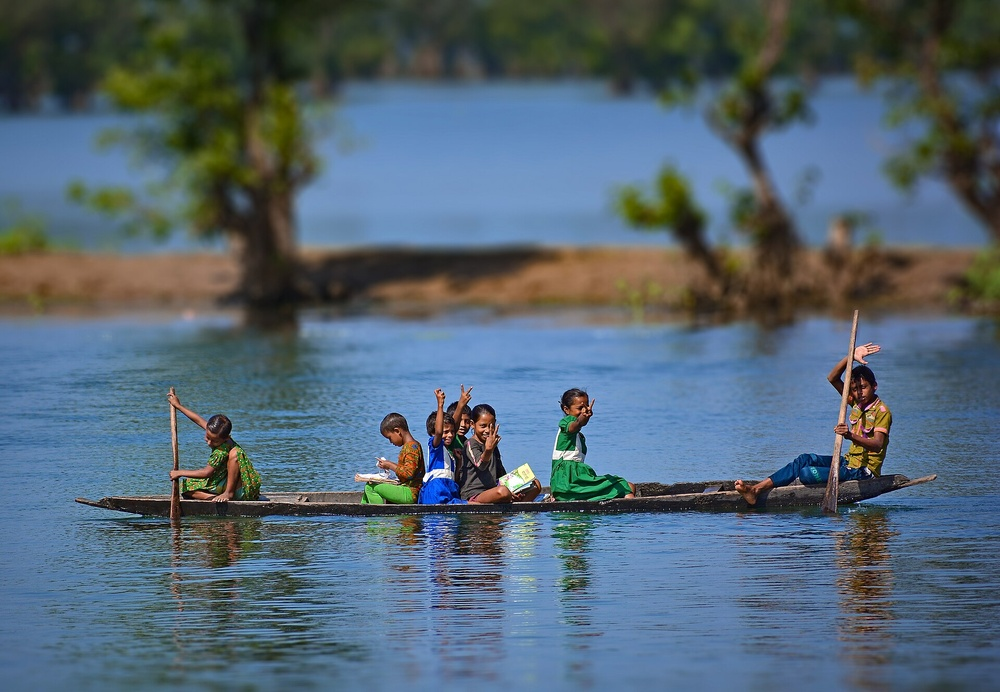
#> input picture lab2/boat.jpg, 1000 x 692 px, shrunk from 1920 x 1328 before the run
$ python histogram_equalization.py
#> lines starting #> are read from the running program, lines starting #| are printed output that depends on the picture
import cv2
import numpy as np
import matplotlib.pyplot as plt


def calculate_histogram(channel):
    histogram = [0] * 256
    height = channel.shape[0]
    width = channel.shape[1]

    for row in range(height):
        for column in range(width):
            intensity = int(channel[row, column])
            histogram[intensity] += 1
    return histogram

def calculate_pdf(histogram, total_pixels):
    pdf = [0.0]*256
    for intensity in range(256):
        pdf[intensity] = histogram[intensity] / total_pixels
    return pdf

def calculate_cdf(pdf):
    cdf = [0.0]*256
    cp = 0.0
    for intensity in range(256):
        cp += pdf[intensity]
        cdf[intensity] = cp
    return cdf

def create_transformation(cdf):
    transformation = [0]*256
    for intensity in range(256):
        new_intensity = round(255 * cdf[intensity])
        if new_intensity < 0:
            new_intensity = 0
        elif new_intensity > 255:
            new_intensity = 255
        transformation[intensity] = new_intensity
    return transformation

def apply_transformation(channel, transformation):
    height = channel.shape[0]
    width = channel.shape[1]
    equalized_channel = np.zeros((height, width), dtype=np.uint8)

    for row in range(height):
        for column in range(width):
            old_intensity = int(channel[row, column])
            equalized_channel[row, column] = transformation[old_intensity]

    return equalized_channel

def equalize_channel(channel):
    height = channel.shape[0]
    width = channel.shape[1]
    total_pixels = height * width

    histogram = calculate_histogram(channel)
    pdf = calculate_pdf(histogram, total_pixels)
    cdf = calculate_cdf(pdf)
    transformation = create_transformation(cdf)

    equalized_channel = apply_transformation(channel, transformation)

    return equalized_channel, histogram, pdf, cdf


image_bgr = cv2.imread("boat.jpg")
#> image_bgr is the input picture: shape (692, 1000, 3); mean B, G, R 115.3, 101.5, 83.7

if image_bgr is None:
    raise FileNotFoundError("boat.jpg could not be found.")

image_rgb = cv2.cvtColor(image_bgr, cv2.COLOR_BGR2RGB)

red_channel = image_rgb[:, :, 0]
green_channel = image_rgb[:, :, 1]
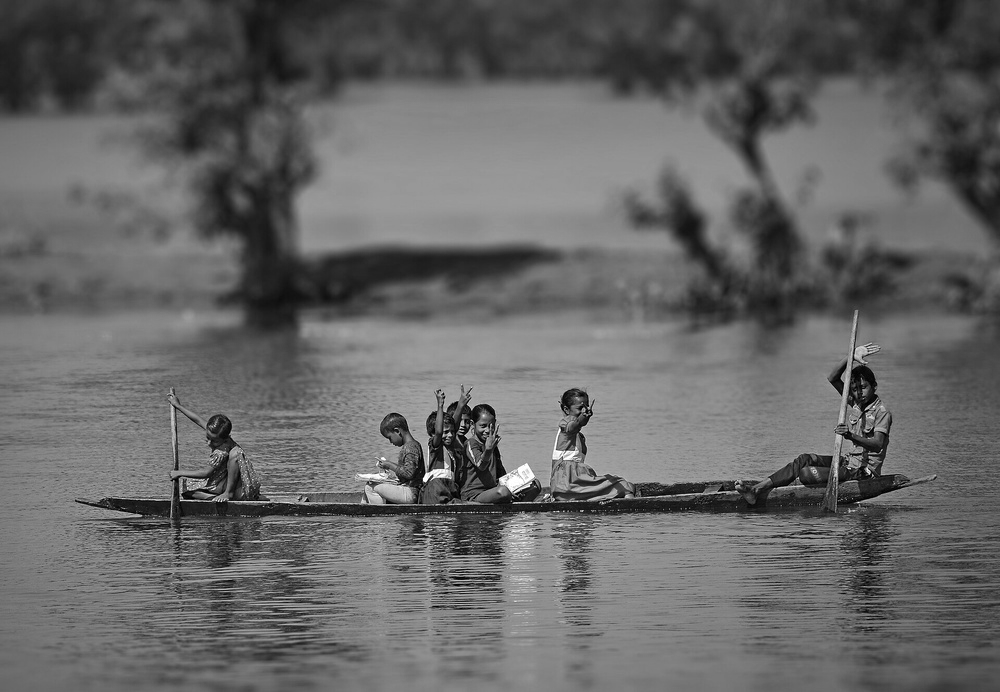
#> green_channel: shape (692, 1000); min 0, max 255, mean 101.5
blue_channel = image_rgb[:, :, 2]
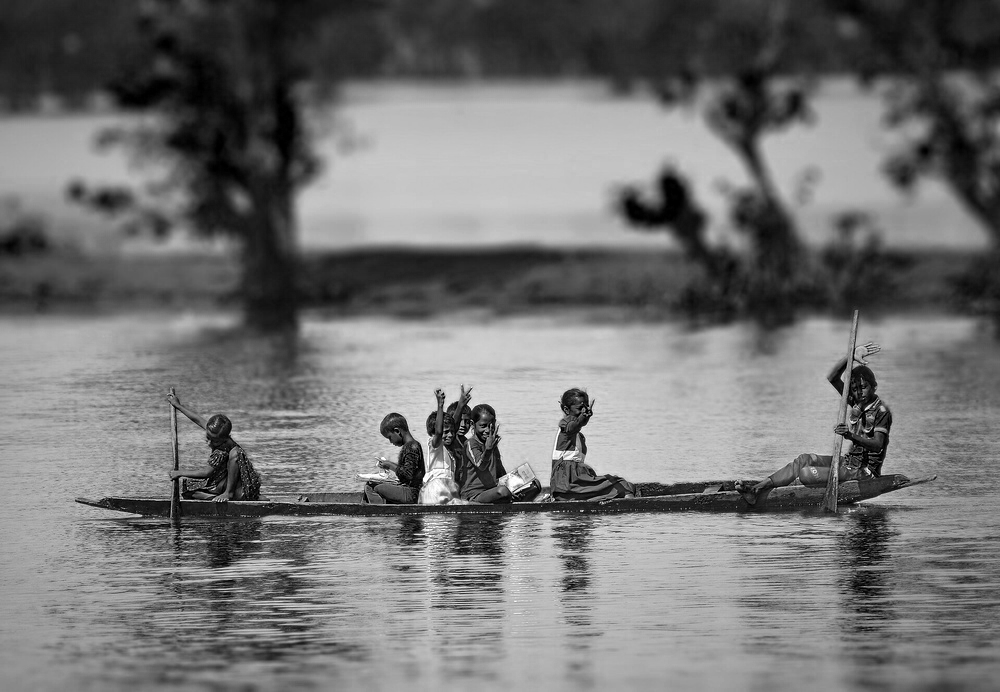
#> blue_channel: shape (692, 1000); min 0, max 255, mean 115.3

equalized_red, red_hist, red_pdf, red_cdf = equalize_channel(red_channel)
#> after the loop in calculate_histogram, `for row in range(height):`: histogram = 256 values, max 11906 at index 92, min 28 at index 237, mean 2703.1
#> after the loop in calculate_pdf, `for intensity in range(256):`: pdf = 256 values, max 0.0172 at index 92, min 4.05e-05 at index 237, mean 0.00391
#> the loop in calculate_cdf, `for intensity in range(256):` made 256 passes
#> cp on passes 1 to 3: 0.0021, 0.00241, 0.00271
#> after the loop in calculate_cdf, `for intensity in range(256):`: cdf = 256 values from 0.0021 to 1; cp = 1
#> in equalize_channel, `cdf = calculate_cdf(pdf)`: cdf = 256 values from 0.0021 to 1
#> the loop in create_transformation, `for intensity in range(256):` made 256 passes
#> after the loop in create_transformation, `for intensity in range(256):`: transformation = 256 values from 1 to 255
#> after the loop in apply_transformation, `for row in range(height):`:
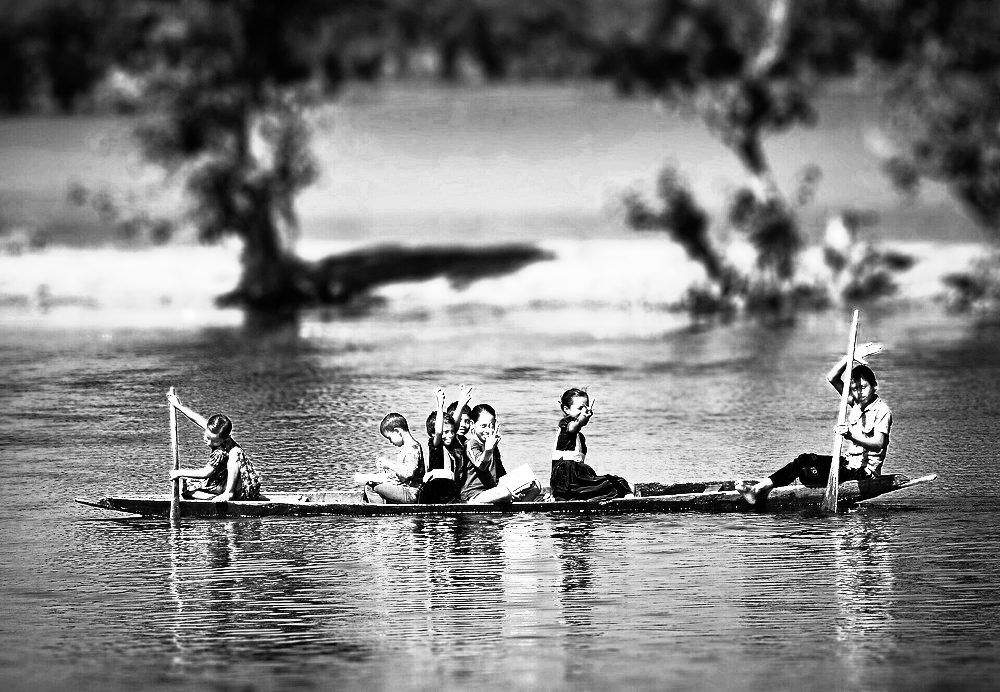
#> equalized_channel: shape (692, 1000); min 1, max 255, mean 128.8
#> red_hist has the same summary as histogram in calculate_histogram; red_pdf has the same summary as pdf in calculate_pdf; red_cdf = 256 values from 0.0021 to 1

equalized_green, green_hist, green_pdf, green_cdf = equalize_channel(green_channel)
#> the loop in calculate_cdf (call 2), `for intensity in range(256):` made 256 passes
#> cp on passes 1 to 3: 0.00026, 0.000371, 0.000497
#> the loop in create_transformation (call 2), `for intensity in range(256):` made 256 passes
#> after the loop in apply_transformation (call 2), `for row in range(height):`:
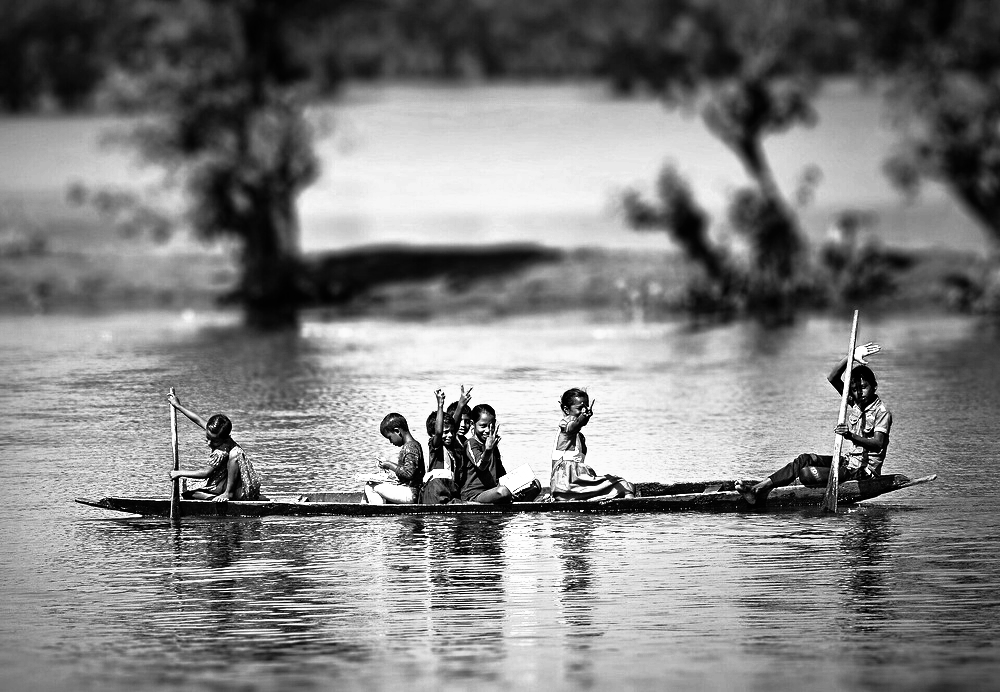
#> equalized_channel: shape (692, 1000); min 0, max 255, mean 128.5
#> green_hist = 256 values, max 8556 at index 134, min 9 at index 242, mean 2703.1; green_pdf = 256 values, max 0.0124 at index 134, min 1.3e-05 at index 242, mean 0.00391; green_cdf = 256 values from 0.00026 to 1

equalized_blue, blue_hist, blue_pdf, blue_cdf = equalize_channel(blue_channel)
#> after the loop in apply_transformation (call 3), `for row in range(height):`:
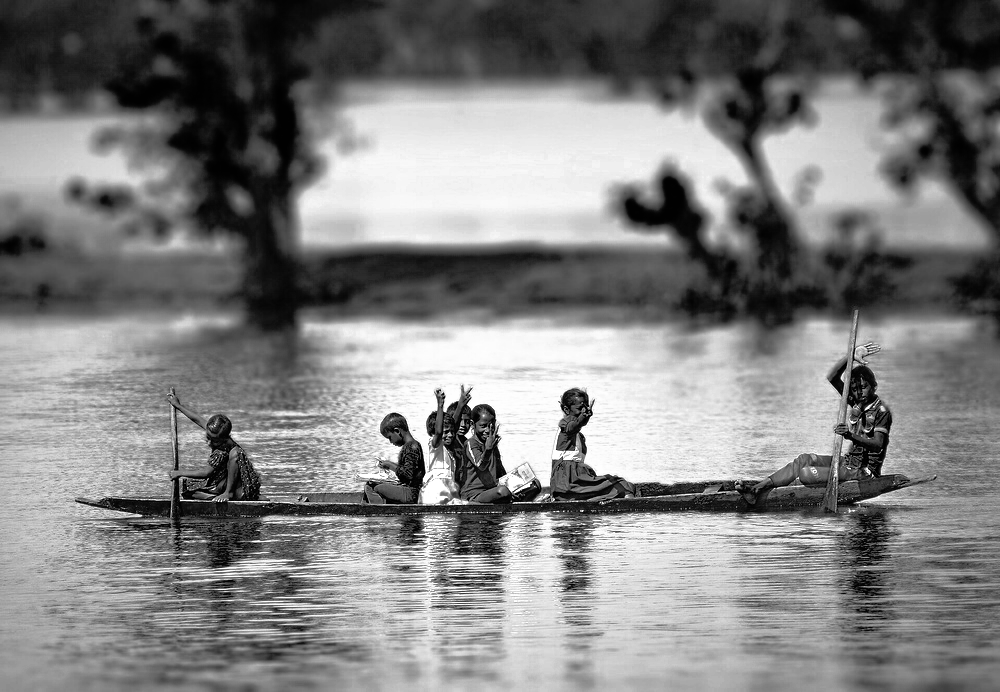
#> equalized_channel: shape (692, 1000); min 1, max 255, mean 128.2
#> blue_hist = 256 values, max 6391 at index 197, min 20 at index 254, mean 2703.1; blue_pdf = 256 values, max 0.00924 at index 197, min 2.89e-05 at index 254, mean 0.00391; blue_cdf = 256 values from 0.00266 to 1

height = image_rgb.shape[0]
#> height = 692
width = image_rgb.shape[1]
#> width = 1000

equalized_rgb = np.zeros((height, width, 3),dtype=np.uint8)

for row in range(height):
    for column in range(width):
        equalized_rgb[row, column, 0] = equalized_red[row, column]
        equalized_rgb[row, column, 1] = equalized_green[row, column]
        equalized_rgb[row, column, 2] = equalized_blue[row, column]
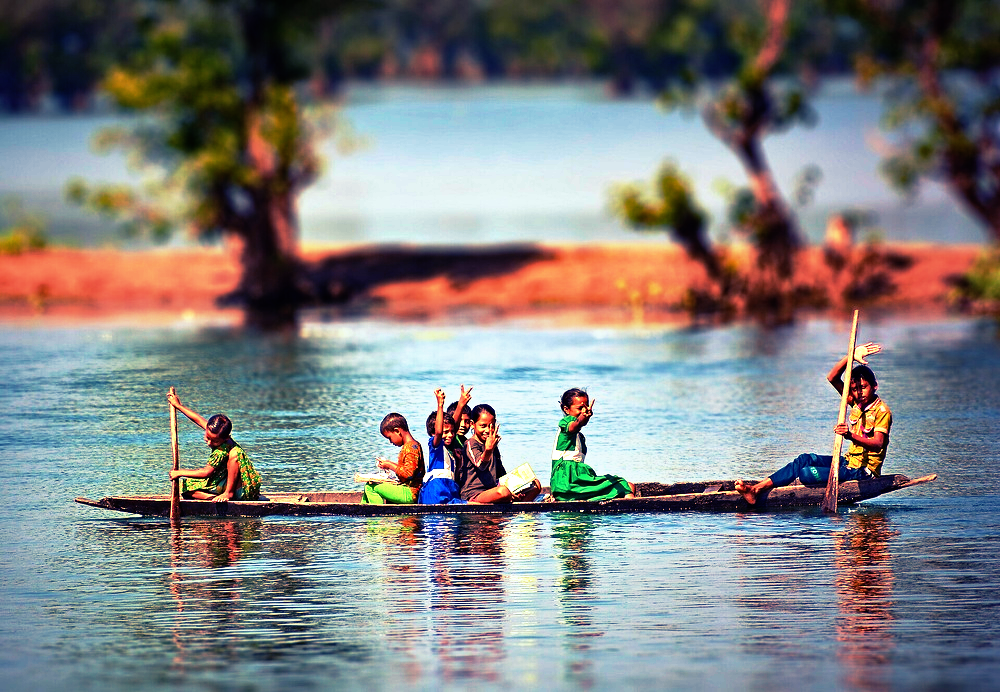
#> equalized_rgb: shape (692, 1000, 3); mean R, G, B 128.8, 128.5, 128.2

total_pixels = height * width
#> total_pixels = 692000

equalized_red_hist = calculate_histogram(equalized_red)
#> equalized_red_hist = 256 values, max 11906 at index 152, min 0 at index 0, mean 2703.1
equalized_green_hist = calculate_histogram(equalized_green)
#> equalized_green_hist = 256 values, max 8556 at index 201, min 0 at index 19, mean 2703.1
equalized_blue_hist = calculate_histogram(equalized_blue)
#> equalized_blue_hist = 256 values, max 6391 at index 244, min 0 at index 0, mean 2703.1

equalized_red_pdf = calculate_pdf(equalized_red_hist, total_pixels)
#> equalized_red_pdf = 256 values, max 0.0172 at index 152, min 0 at index 0, mean 0.00391
equalized_green_pdf = calculate_pdf(equalized_green_hist, total_pixels)
#> equalized_green_pdf = 256 values, max 0.0124 at index 201, min 0 at index 19, mean 0.00391
equalized_blue_pdf = calculate_pdf(equalized_blue_hist, total_pixels)
#> equalized_blue_pdf = 256 values, max 0.00924 at index 244, min 0 at index 0, mean 0.00391

equalized_red_cdf = calculate_cdf(equalized_red_pdf)
#> equalized_red_cdf = 256 values from 0 to 1
equalized_green_cdf = calculate_cdf(equalized_green_pdf)
#> equalized_green_cdf = 256 values from 0.0017 to 1
equalized_blue_cdf = calculate_cdf(equalized_blue_pdf)
#> equalized_blue_cdf = 256 values from 0 to 1

intensity_values = []

for intensity in range(256):
    intensity_values.append(intensity)

figure, axes = plt.subplots(2, 3, figsize=(16, 8))

axes[0, 0].imshow(image_rgb)
axes[0, 0].set_title("Original RGB Image")
axes[0, 0].axis("off")

axes[0, 1].plot(intensity_values, red_pdf, color="red", label="Red")
axes[0, 1].plot(intensity_values, green_pdf, color="green", label="Green")
axes[0, 1].plot(intensity_values, blue_pdf, color="blue", label="Blue")
axes[0, 1].set_title("Original RGB PDFs")
axes[0, 1].set_xlabel("Intensity")
axes[0, 1].set_ylabel("Probability")
axes[0, 1].set_xlim(0, 255)
axes[0, 1].legend()

axes[0, 2].plot(intensity_values, red_cdf, color="red", label="Red")
axes[0, 2].plot(intensity_values, green_cdf, color="green", label="Green")
axes[0, 2].plot(intensity_values, blue_cdf, color="blue", label="Blue")
axes[0, 2].set_title("Original RGB CDFs")
axes[0, 2].set_xlabel("Intensity")
axes[0, 2].set_ylabel("Cumulative Probability")
axes[0, 2].set_xlim(0, 255)
axes[0, 2].set_ylim(0, 1.05)
axes[0, 2].legend()


axes[1, 0].imshow(equalized_rgb)
axes[1, 0].set_title("Per-Channel Equalized Image")
axes[1, 0].axis("off")

axes[1, 1].plot(intensity_values, equalized_red_pdf, color="red", label="Red")
axes[1, 1].plot(intensity_values, equalized_green_pdf, color="green", label="Green")
axes[1, 1].plot(intensity_values, equalized_blue_pdf, color="blue", label="Blue")
axes[1, 1].set_title("Equalized RGB PDFs")
axes[1, 1].set_xlabel("Intensity")
axes[1, 1].set_ylabel("Probability")
axes[1, 1].set_xlim(0, 255)
axes[1, 1].legend()

axes[1, 2].plot(intensity_values, equalized_red_cdf, color="red", label="Red")
axes[1, 2].plot(intensity_values, equalized_green_cdf, color="green", label="Green")
axes[1, 2].plot(intensity_values, equalized_blue_cdf, color="blue", label="Blue")
axes[1, 2].set_title("Equalized RGB CDFs")
axes[1, 2].set_xlabel("Intensity")
axes[1, 2].set_ylabel("Cumulative Probability")
axes[1, 2].set_xlim(0, 255)
axes[1, 2].set_ylim(0, 1.05)
axes[1, 2].legend()

plt.tight_layout()
plt.savefig("boat_histogram_equalization_result.png", dpi=300, bbox_inches="tight")
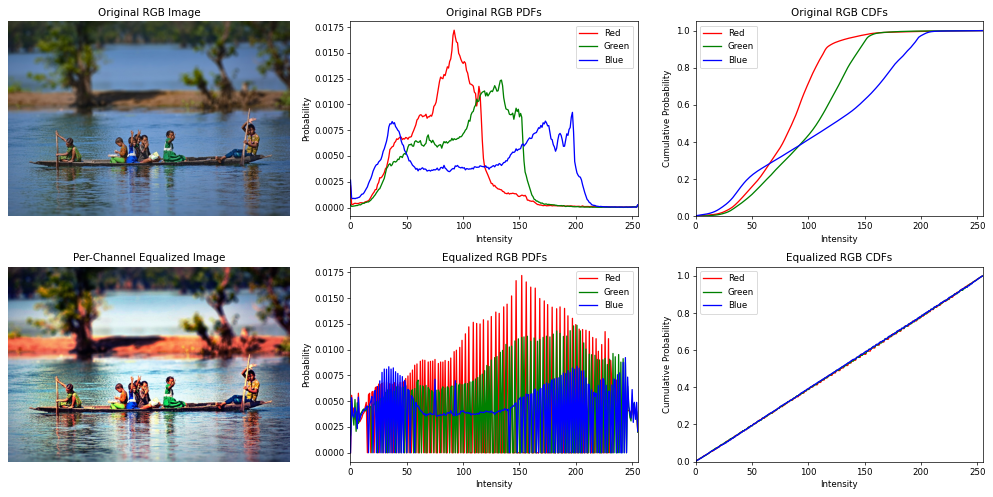
#> figure drawn by matplotlib, 6 panels; panel 2: curve peaks at x = 92, y = 0.0172; panel 2: curve peaks at x = 134, y = 0.0124; panel 2: curve peaks at x = 197, y = 0.00924; panel 3: curve peaks at x = 255, y = 1
plt.show()
equalized_bgr = cv2.cvtColor(equalized_rgb, cv2.COLOR_RGB2BGR)
cv2.imwrite("equalized_boat.jpg", equalized_bgr)
